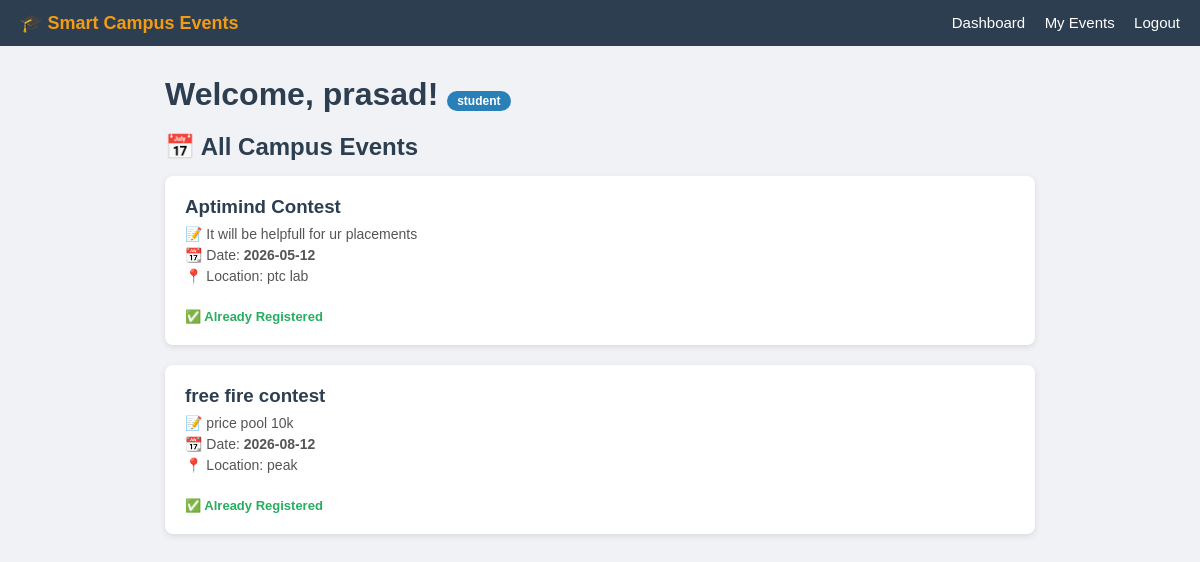
The app's page /dashboard (signed in) with its own data.
### models.py (models this page shows)
class User(Base):
    __tablename__ = "users"
    id = Column(Integer, primary_key=True, index=True)
    name = Column(String(100), nullable=False)
    email = Column(String(100), unique=True, nullable=False)
    password = Column(String(100), nullable=False)
    role = Column(String(20), default="student")  # "student" or "admin"

class Event(Base):
    __tablename__ = "events"
    id = Column(Integer, primary_key=True, index=True)
    title = Column(String(200), nullable=False)
    description = Column(Text, nullable=True)
    date = Column(String(50), nullable=False)
    location = Column(String(200), nullable=True)

### main.py (the view)
@app.get("/dashboard", response_class=HTMLResponse)
def dashboard(request: Request, db: Session = Depends(database.get_db)):
    user = get_current_user(request, db)
    if not user:
        return RedirectResponse(url="/login", status_code=302)
    events = db.query(models.Event).all()
    my_registrations = db.query(models.Registration).filter(
        models.Registration.user_id == user.id
    ).all()
    registered_event_ids = [r.event_id for r in my_registrations]
    return templates.TemplateResponse(
        "dashboard.html",
        {
            "request": request,
            "user": user,
            "events": events,
            "registered_event_ids": registered_event_ids,
        },
    )

### templates/dashboard.html (shortened to what this page needs)
<!DOCTYPE html>
<html lang="en">
<head>
    <link rel="stylesheet" href="/static/style.css">
</head>
<body>
<nav>
    <span class="brand">🎓 Smart Campus Events</span>
    <div>
        <a href="/dashboard">Dashboard</a>
        <a href="/my-events">My Events</a>
        <a href="/logout">Logout</a>
    </div>
</nav>
<div class="container">
    <h1>
        Welcome, {{ user.name }}!
        <span class="badge badge-{{ user.role }}">{{ user.role }}</span>
    </h1>
    <h2>📅 All Campus Events</h2>
    {% if events %}
        {% for event in events %}
        <div class="card">
            <h3>{{ event.title }}</h3>
            <p>📝 {{ event.description }}</p>
            <p>📆 Date: <strong>{{ event.date }}</strong></p>
            <p>📍 Location: {{ event.location if event.location else "TBA" }}</p>
            <br>
            {% if user.role == "student" %}
                {% if event.id in registered_event_ids %}
                    <span class="registered-tag">✅ Already Registered</span>
                {% else %}
                    <form method="post" action="/register-event/{{ event.id }}" style="display:inline;">
                        <button type="submit" class="btn btn-success">Register</button>
                    </form>
                {% endif %}
            {% endif %}
        </div>
        {% endfor %}
    {% endif %}
</div>
</body>
</html>

### static/style.css (style rules this page uses)
* { margin: 0; padding: 0; box-sizing: border-box; }
body { font-family: Arial, sans-serif; background-color: #f0f2f5; color: #333; }
nav { background-color: #2c3e50; padding: 12px 20px; display: flex; justify-content: space-between; align-items: center; }
nav a { color: white; text-decoration: none; margin-left: 15px; font-size: 15px; }
nav .brand { font-size: 18px; font-weight: bold; color: #f39c12; }
.container { max-width: 900px; margin: 30px auto; padding: 0 15px; }
.card { background-color: white; border-radius: 8px; padding: 20px; margin-bottom: 20px; box-shadow: 0 2px 6px rgba(0,0,0,0.1); }
.card h3 { color: #2c3e50; margin-bottom: 8px; }
.card p { font-size: 14px; color: #555; margin-bottom: 5px; }
h1 { color: #2c3e50; margin-bottom: 20px; }
h2 { color: #2c3e50; margin-bottom: 15px; }
.badge { display: inline-block; padding: 3px 10px; border-radius: 12px; font-size: 12px; font-weight: bold; }
.badge-student { background-color: #2980b9; color: white; }
.registered-tag { color: #27ae60; font-weight: bold; font-size: 13px; }

### records on screen
User: name "prasad", role "student"
Event: title "Aptimind Contest", description "It will be helpfull for ur placements", date "2026-05-12", location "ptc lab", shows "✅ Already Registered"
Event: title "free fire contest", description "price pool 10k", date "2026-08-12", location "peak", shows "✅ Already Registered"
